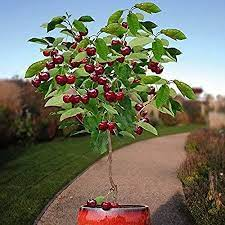
#> input picture assignments/data/Agricultural-crops/Cherry/image17.jpeg, 225 x 225 px, found by its file name; its folder holds only this picture in this run
$ jupyter execute --allow-errors cnn-rakhat-yskak.ipynb
#> lines starting #> are read from the running program, lines starting #| are printed output that depends on the picture
# Imports

[cell 1]
import numpy as np # linear algebra
import pandas as pd # data processing
import os #for import
import random
import matplotlib.pyplot as plt # data ploting
import cv2 #processing images

importing image labels and paths

[cell 2]
path = '/kaggle/input/agricultural-crops-image-classification/Agricultural-crops'
classes = sorted(os.listdir(path), key=lambda s: s.lower()) #import class folders and sort ingoring case
image_paths = [] #store paths
labels = [] #store labels

for c in classes:
    class_folder = path + "/" + c #for each class define path
    for image in os.listdir(class_folder):
        image_path = class_folder + "/" + image #for each image add to dataframe by path and label, i.e class
        image_paths.append(image_path)
        labels.append(c)
#> pass 2 of the loop `for c in classes:`:

class_labels = np.unique(labels) #class labels
num_classes = len(class_labels)
# map labels to numerical values
label_mapping = {label: i for i, label in enumerate(class_labels)}
print(label_mapping)
labels = np.array([label_mapping[label] for label in labels]) #change from string to index from mapping
image_paths = np.array(image_paths) #convert to numpy array
df = pd.DataFrame({"image_paths":image_paths,"labels":labels}) #create dataframe
image_paths = df['image_paths']

Dataframe:

[cell 3]
df.head()

# Image Data Generation
This function will help to convert images into datasets

it also handles normaliztion

[cell 4]
def preprocess_image(image_path, target_size=(224, 224), normalize=True, show=False):
#> called with target_size = (128, 128), normalize = True, show = False
    try:
        # Load the image using OpenCV
        image = cv2.imread(image_path)
#> image is the input picture: shape (225, 225, 3); mean B, G, R 96.8, 114, 114.2
        # Resize the image to the target size
        image = cv2.resize(image, target_size)
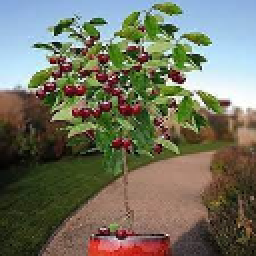
#> image: shape (128, 128, 3) (shown 2 times larger); mean B, G, R 96.6, 113.8, 114.1
        if normalize:
            # Convert pixel values to the range [0, 1]
            image = image.astype(np.float32) / 255.0
        if show:
            plt.imshow(image)
            plt.axis('off')  # Turn off axis labels and ticks
            plt.show()
        return image
    except Exception as e:
        print(f"Error preprocessing image: {str(e)}")
        return None

parameters for function

[cell 5]
image_size = 128 # size of transofrmed image
normalize = True
show = False

[cell 6]
images=[] #store processed images
for image_path in image_paths:
    image=preprocess_image(image_path, (image_size, image_size), normalize, show)
    images.append(image)
#> pass 2 of the loop `for image_path in image_paths:`:
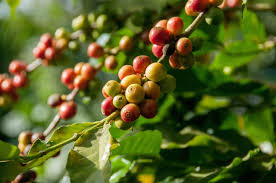
#> input picture assignments/data/Agricultural-crops/Coffee-plant/images24.jpg, 276 x 183 px, found by its file name
#> in preprocess_image, image is the input picture: shape (183, 276, 3); mean B, G, R 36.9, 95.8, 88.5
#> in preprocess_image (call 2), `image = cv2.resize(image, target_size)`:
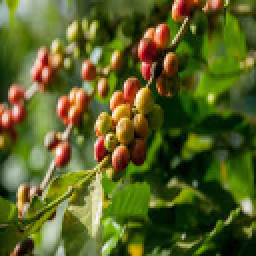
#> image: shape (128, 128, 3) (shown 2 times larger); mean B, G, R 36.7, 95.7, 88.4
images = np.array(images) #convert to numpy array

flatten images:

[cell 7]
images = images.reshape(images.shape[0], image_size * image_size * 3) #flatten images

Get number of samples in datasets, and number of pixels per picture

[cell 8]
num_samples, num_pixels = images.shape
#> num_samples = 2; num_pixels = 49152

# Dividing data into test, train and validation
- 10% test set
- 90% trian and validation

[cell 9]
def train_test_split(images, labels, test_size=0.1, num_rep=1, rand=True, strat=True):
#> called with images = array of shape (2, 49152), labels = array of shape (2,), test_size = 0.1, num_rep = 1, rand = True, strat = True
    num_samples, _ = images.shape
#> num_samples = 2
    num_test = int(test_size * num_samples)
#> num_test = 0
    indices = list(range(num_samples)) #indices of each image
#> indices = [0, 1]

    class_indices = [np.where(labels == c)[0] for c in range(num_classes)]
    # will return arrays of indices corrisponding to it's unique class

    # Initialize test_indices and train_indices lists
    test_indices = []
    train_indices = []

    # for function with number of repeitions to randomize our training and test sets
    for _ in range(num_rep):
        if strat:
            if rand:
                # permutates indices in each class(subarray)
                class_indices = [np.random.permutation(class_ids) for class_ids in class_indices]

            # Calculate the number of samples from each class for testing
            num_samples_per_class_test = [int(len(class_ids) * test_size) for class_ids in class_indices]

            for i, class_ids in enumerate(class_indices):
                test_indices.extend(class_ids[:num_samples_per_class_test[i]])
                train_indices.extend(class_ids[num_samples_per_class_test[i]:])

            # Shuffle the test and train indices if rand is True
            if rand:
                random.shuffle(test_indices)
                random.shuffle(train_indices)
        else:
            if rand:
                # Shuffle the indices randomly
                indices = np.random.permutation(num_samples)
            # Split the indices into training and testing sets

            test_indices = indices[:num_test]
            train_indices = indices[num_test:]

        if not rand:
            break
#> after the loop, class_indices = [[0], [1]]

    # Create the training and testing sets
    Xtr, Ytr = images[train_indices], labels[train_indices]
#> Ytr = [0, 1]
    Xte, Yte = images[test_indices], labels[test_indices]
#> Xte = empty array; Yte = empty array

    return Xtr, Xte, Ytr, Yte

[cell 10]
Xtr, Xte, Ytr, Yte = train_test_split(images, labels, 0.1) # (10%) x (image_size * image_size * 3)
#> Xte = empty array; Ytr = [0, 1]; Yte = empty array

[cell 11]
Xtr.shape
#> Out = (2, 49152)

# 5 Fold Cross Validation

instead of creating new datasets, I will work with indices

Also, I will implement randomization so that each time I repeat cross validation, the data shuffles

[cell 12]
num_folds = 5
num_rep = 1
rand = True
strat = True #stratification

stratification - the arrangement or classification of something into different groups.

[cell 13]
def generate_cross_validation_pairs(X, y, num_folds=5, num_rep = 1, rand = True, strat = True):
#> called with X = array of shape (2, 49152), y = array of shape (2,), num_folds = 5, num_rep = 1, rand = True, strat = True
    pairs = [] #store validation and train folds
    indices = list(range(len(y))) #indices of each image
#> indices = [0, 1]

    class_indices = [np.where(y == c)[0] for c in range(len(np.unique(y)))]
#> class_indices = [[0], [1]]
    # will return arrays of indices corrisponding to it's unique class
    # for function with number of repeitions to randomize out folds
    for _ in range(num_rep):
        if strat:
            if rand:
                # permutates indices in each class(subarray)
                class_indices = [np.random.permutation(class_ids) for class_ids in class_indices]
            folds = [] #store divided indices for each fold
            #splites each class into num_folds arrays
            class_indices_split = [np.array_split(c, num_folds) for c in class_indices]

            for classes in zip(*class_indices_split):
                folds.append(np.concatenate(classes))
        else:
            if rand:
                #permutates indices
                random.shuffle(indices)
            #splits array into folds
            folds = np.array_split(indices, num_folds)

        for fold_idx in range(num_folds):
            val_fold = folds[fold_idx]
            train_folds = np.concatenate(np.delete(folds, fold_idx, axis=0))
            pairs.append([train_folds, val_fold])

        if not rand:
            break
#> this loop made 1 pass
#> after the loop, pairs = []
    return pairs;
